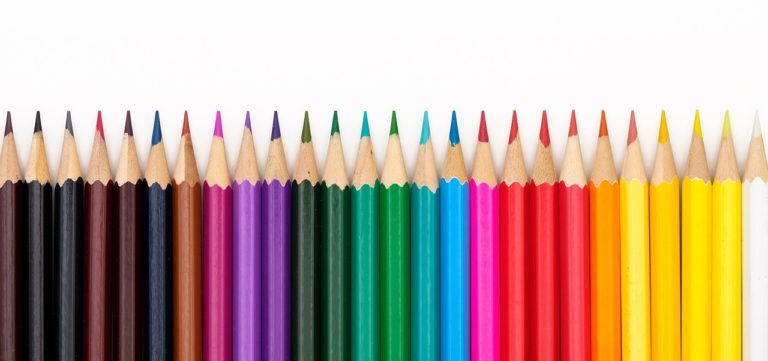
#> input picture pictures/Train_Example.jpg, 768 x 361 px
$ python Detection_of_Different_Colors.py
#> lines starting #> are read from the running program, lines starting #| are printed output that depends on the picture; after the words box and inside, x2 and y2 are one past the last pixel; in counts of white or black regions, pixels touching at a corner belong together
import cv2
import numpy as np
# Load the image
img_path = "./pictures/Train_Example.jpg"
image = cv2.imread(img_path)
#> image is the input picture: shape (361, 768, 3); mean B, G, R 151.2, 165.7, 188.4
# Convert the picture into hsv
image_hsv = cv2.cvtColor(image,cv2.COLOR_BGR2HSV)
#> image_hsv: shape (361, 768, 3); mean H, S, V 81.7, 102.1, 202.4
# Define the color range in the HSV color space
ranges = {
        "Red": ([161, 155, 84], [179, 255, 255]),
        "Green": ([46, 52, 72],[100, 255, 255]),
        "Blue": ([101, 50,0],[140,255,255]),
}
# Processing
for key in ranges.keys():
    lowerRange = np.array(ranges[key][0], dtype="uint8")
    upperRange = np.array(ranges[key][1], dtype="uint8")


    mask = cv2.inRange(image_hsv, lowerRange, upperRange)
    output = cv2.bitwise_and(image_hsv, image, mask=mask)

    # show the images
    cv2.imshow(key, output)
    # Leave key is
    cv2.waitKey(0)
#> this loop made 3 passes
#> pass 1, `mask = cv2.inRange(image_hsv, lowerRange, upperRange)`:
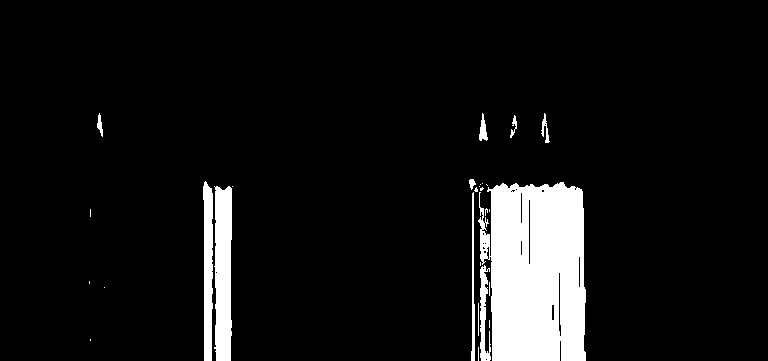
#> mask: shape (361, 768); 8% white; 28 white regions (17 under 20 px), largest, box (x1, y1, x2, y2) and area: (478, 182, 586, 361) 16419, (214, 186, 232, 361) 2789, (203, 181, 213, 361) 1508
#> pass 2, `mask = cv2.inRange(image_hsv, lowerRange, upperRange)`:
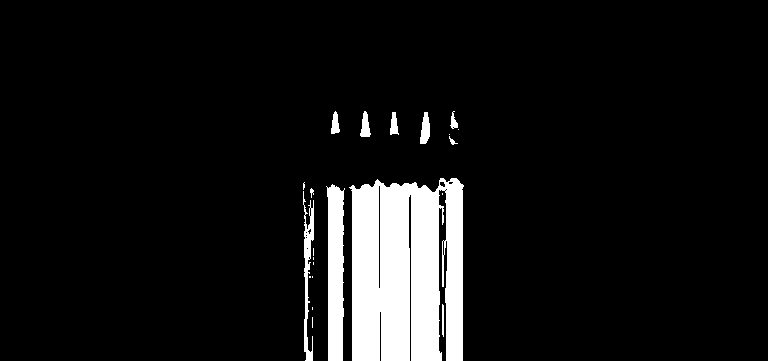
#> mask: shape (361, 768); 8.2% white; 22 white regions (11 under 20 px), largest, box (x1, y1, x2, y2) and area: (349, 178, 464, 361) 18226, (326, 184, 345, 361) 2673, (303, 191, 314, 361) 809
cv2.destroyAllWindows()
